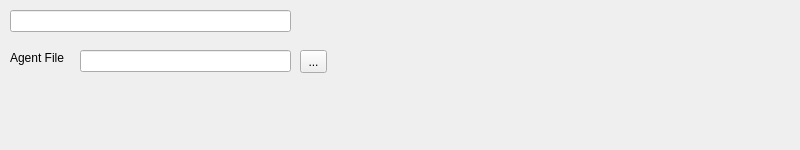
<?xml version="1.0" encoding="UTF-8"?>
<ui version="4.0">
 <class>GroupEditor</class>
 <widget class="QWidget" name="GroupEditor">
  <property name="geometry">
   <rect>
    <x>0</x>
    <y>0</y>
    <width>800</width>
    <height>150</height>
   </rect>
  </property>
  <property name="windowTitle">
   <string>Form</string>
  </property>
  <widget class="QLineEdit" name="groupName">
   <property name="geometry">
    <rect>
     <x>10</x>
     <y>10</y>
     <width>281</width>
     <height>22</height>
    </rect>
   </property>
  </widget>
  <widget class="QLabel" name="label">
   <property name="geometry">
    <rect>
     <x>10</x>
     <y>50</y>
     <width>62</width>
     <height>16</height>
    </rect>
   </property>
   <property name="text">
    <string>Agent File</string>
   </property>
  </widget>
  <widget class="QLineEdit" name="agentFile">
   <property name="geometry">
    <rect>
     <x>80</x>
     <y>50</y>
     <width>211</width>
     <height>22</height>
    </rect>
   </property>
  </widget>
  <widget class="QToolButton" name="fileNameButton">
   <property name="geometry">
    <rect>
     <x>300</x>
     <y>50</y>
     <width>27</width>
     <height>23</height>
    </rect>
   </property>
   <property name="text">
    <string>...</string>
   </property>
  </widget>
 </widget>
 <resources/>
 <connections/>
</ui>
